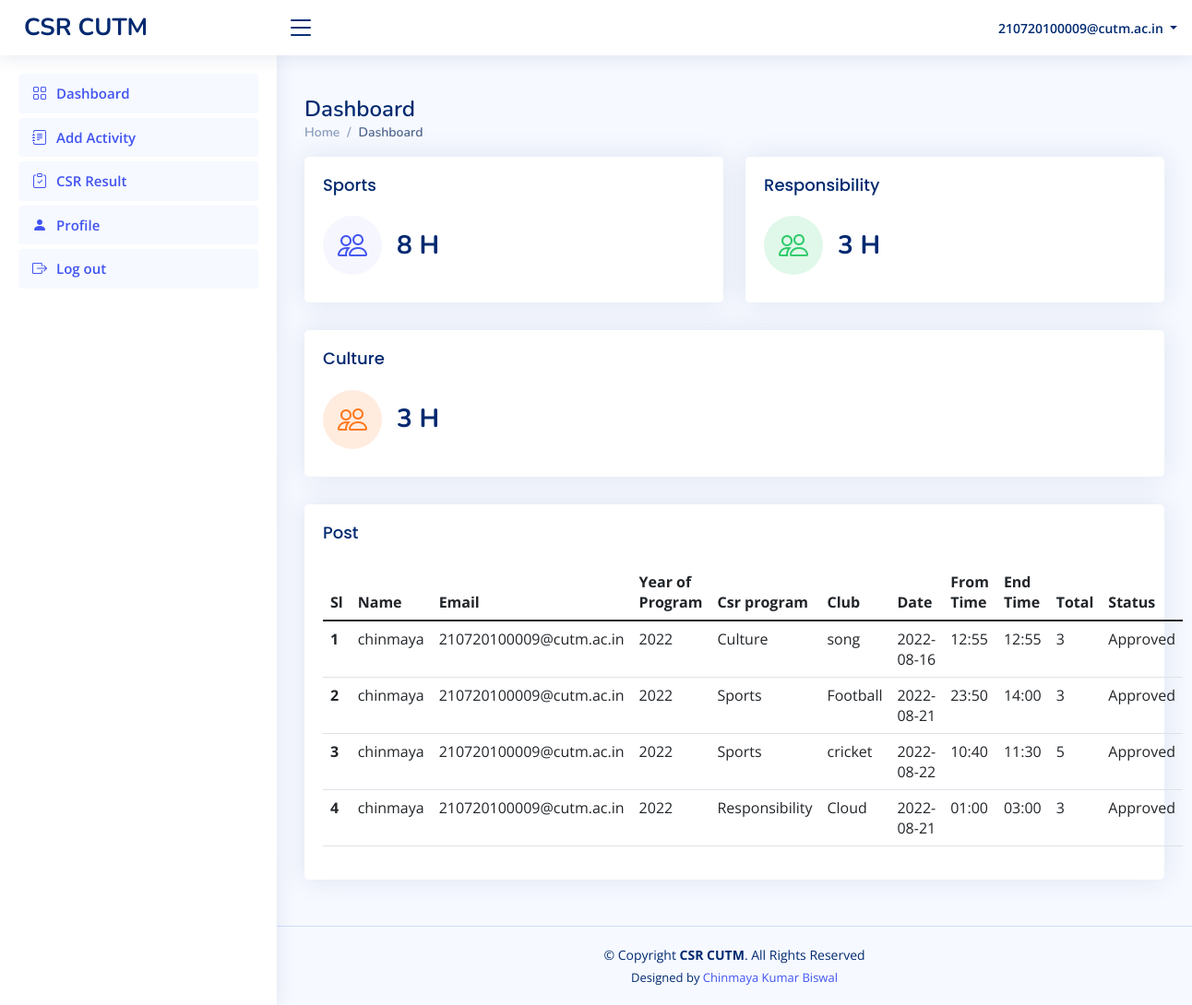
The app's page /adminlogin/student.php (signed in) with its own data.
### tables this page shows
CREATE TABLE `csrtimesheet` (
  `id` int(11) NOT NULL,
  `NameOfStd` varchar(255) NOT NULL,
  `emailOfStd` varchar(255) NOT NULL,
  `yearOfPr` varchar(255) NOT NULL,
  `csrPr` varchar(255) NOT NULL,
  `club` varchar(255) NOT NULL,
  `date` varchar(255) NOT NULL,
  `fromTime` varchar(255) NOT NULL,
  `endTime` varchar(255) NOT NULL,
  `totalTime` varchar(255) NOT NULL,
  `status` varchar(255) NOT NULL
);

### includes/function.php (called while the page is built, shortened)
<?php
    function getAllPost($db,$uemail){
        $query="SELECT * FROM csrtimesheet WHERE emailOfStd='$uemail' ORDER BY id DESC";
        $run=mysqli_query($db,$query);
        $data=array();
        while($d=mysqli_fetch_assoc($run)){
            $data[]=$d;
        }
        return $data;
    }
    function getStudentSports($db,$uemail){
        $query="SELECT SUM(totalTime) as totalTime FROM csrtimesheet WHERE emailOfStd='$uemail' AND csrPr='Sports'";
        $run=mysqli_query($db,$query);
        $data=mysqli_fetch_assoc($run);
        return $data['totalTime'];
    }
    function getStudentResponsibility($db,$uemail){
        $query="SELECT SUM(totalTime) as totalTime FROM csrtimesheet WHERE emailOfStd='$uemail' AND csrPr='Responsibility'";
        $run=mysqli_query($db,$query);
        $data=mysqli_fetch_assoc($run);
        return $data['totalTime'];
    }
    function getStudentCulture($db,$uemail){
        $query="SELECT SUM(totalTime) as totalTime FROM csrtimesheet WHERE emailOfStd='$uemail' AND csrPr='Culture'";
        $run=mysqli_query($db,$query);
        $data=mysqli_fetch_assoc($run);
        return $data['totalTime'];
    }
?>

### adminlogin/student.php (the view, shortened to what this page needs)
<?php
require('../includes/function.php');
$uemail=$_SESSION['email'];
$conn =mysqli_connect('localhost','root','','cutm_csr');
$uSports=getStudentSports($conn,$uemail);
$uResponsibility=getStudentResponsibility($conn,$uemail);
$uCulture=getStudentCulture($conn,$uemail);
  ?>
<!DOCTYPE html>
<html lang="en">
<head>
    <link href="assets/vendor/bootstrap/css/bootstrap.min.css" rel="stylesheet">
    <link href="assets/vendor/bootstrap-icons/bootstrap-icons.css" rel="stylesheet">
    <link href="assets/vendor/boxicons/css/boxicons.min.css" rel="stylesheet">
    <link href="assets/vendor/quill/quill.snow.css" rel="stylesheet">
    <link href="assets/vendor/quill/quill.bubble.css" rel="stylesheet">
    <link href="assets/vendor/remixicon/remixicon.css" rel="stylesheet">
    <link href="assets/vendor/simple-datatables/style.css" rel="stylesheet">
    <link href="assets/css/style.css" rel="stylesheet">
</head>
<body>
    <header id="header" class="header fixed-top d-flex align-items-center">
        <div class="d-flex align-items-center justify-content-between">
            <a href="student.php" class="logo d-flex align-items-center">
                <span class="d-none d-lg-block">CSR CUTM</span>
            </a>
            <i class="bi bi-list toggle-sidebar-btn"></i>
        </div>
        <nav class="header-nav ms-auto">
            <ul class="d-flex align-items-center">
                <li class="nav-item dropdown pe-3">
                    <a class="nav-link nav-profile d-flex align-items-center pe-0" href="#" data-bs-toggle="dropdown">
                        <span class="d-none d-md-block dropdown-toggle ps-2"><?=$uemail?></suserNamepan>
                    </a>
                </li>
            </ul>
        </nav>
    </header>
    <aside id="sidebar" class="sidebar">
        <ul class="sidebar-nav" id="sidebar-nav">
        <li class="nav-item">
            <a class="nav-link " href="student.php">
                <i class="bi bi-grid"></i>
                <span>Dashboard</span>
            </a>
        </li>
        <li class="nav-item">
            <a class="nav-link " href="generatereport.php">
                <i class="bi bi-journal-text"></i>
                <span>Add Activity</span>
            </a>
        </li>
           <li class="nav-item">
                <a class="nav-link " href="studentresult.php">
                    <i class="bi bi-clipboard-check"></i>
                    <span>CSR Result</span>
                </a>
            </li>
           <li class="nav-item">
                <a class="nav-link " href="prof.php">
                    <i class="bi bi-person-fill"></i>
                    <span>Profile</span>
                </a>
            </li>
           <li class="nav-item">
                <a class="nav-link " href="../includes/logout.php">
                    <i class="bi bi-box-arrow-right"></i>
                    <span>Log out</span>
                </a>
            </li>
        </ul>
    </aside>
    <main id="main" class="main">
        <div class="pagetitle">
            <h1>Dashboard</h1>
            <nav>
                <ol class="breadcrumb">
                    <li class="breadcrumb-item"><a href="student.php">Home</a></li>
                    <li class="breadcrumb-item active">Dashboard</li>
                </ol>
            </nav>
        </div>
        <section class="section dashboard">
            <div class="row">
                <div class="col-lg">
                    <div class="row">
                        <div class="col-xxl-4 col-md-6">
                            <div class="card info-card sales-card">
                                <div class="card-body">
                                    <h5 class="card-title">Sports</h5>
                                    <div class="d-flex align-items-center">
                                        <div
                                            class="card-icon rounded-circle d-flex align-items-center justify-content-center">
                                            <i class="bi bi-people"></i>
                                        </div>
                                        <div class="ps-3">
                                            <h6><?=$uSports?> H</h6>
                                        </div>
                                    </div>
                                </div>
                            </div>
                        </div>
                        <div class="col-xxl-4 col-md-6">
                            <div class="card info-card revenue-card">
                                <div class="card-body">
                                    <h5 class="card-title">Responsibility</h5>
                                    <div class="d-flex align-items-center">
                                        <div
                                            class="card-icon rounded-circle d-flex align-items-center justify-content-center">
                                            <i class="bi bi-people"></i>
                                        </div>
                                        <div class="ps-3">
                                            <h6><?=$uResponsibility?> H</h6>
                                        </div>
                                    </div>
                                </div>
                            </div>
                        </div>
                        <div class="col-xxl-4 col-xl-12">
                            <div class="card info-card customers-card">
                                <div class="card-body">
                                    <h5 class="card-title">Culture</h5>
                                    <div class="d-flex align-items-center">
                                        <div
                                            class="card-icon rounded-circle d-flex align-items-center justify-content-center">
                                            <i class="bi bi-people"></i>
                                        </div>
                                        <div class="ps-3">
                                            <h6><?=$uCulture?> H</h6>
                                        </div>
                                    </div>
                                </div>
                            </div>
                        </div>
                    </div>
                </div>
            </div>
        </section>
        <section class="section">
            <div class="row">
                <div class="col-lg-12">
                    <div class="card">
                        <div class="card-body">
                            <h5 class="card-title">Post</h5>
                            <table class="table datatable">
                                <thead>
                                    <tr>
                                        <th>Sl</th>
                                        <th scope="col">Name</th>
                                        <th scope="col">Email</th>
                                        <th scope="col-8">Year of Program</th>
                                        <th scope="col">Csr program</th>
                                        <th scope="col">Club</th>
                                        <th scope="col">Date</th>
                                        <th scope="col">From Time</th>
                                        <th scope="col">End Time</th>
                                        <th scope="col">Total</th>
                                        <th scope="col">Status</th>
                                    </tr>
                                </thead>
                                <tbody>
                                    <?php
                    $conn =mysqli_connect('localhost','root','','cutm_csr');
                    $posts=getAllPost($conn,$uemail);
                    $count=1;
                    foreach($posts as $post){
                    ?>
                                    <tr>
                                        <th scope="row"><?=$count?></th>
                                        <td><?=$post['NameOfStd']?></td>
                                        <td><?=$post['emailOfStd']?></td>
                                        <td><?=$post['yearOfPr']?></td>
                                        <td><?=$post['csrPr']?></td>
                                        <td><?=$post['club']?></td>
                                        <td><?=$post['date']?></td>
                                        <td><?=$post['fromTime']?></td>
                                        <td><?=$post['endTime']?></td>
                                        <td><?=$post['totalTime']?></td>
                                        <td><?=$post['status']?></td>
                                    </tr>
                                    <?php
                    $count++;
                  }
                  ?>
                                </tbody>
                            </table>
                        </div>
                    </div>
                </div>
            </div>
        </section>
    </main>
    <footer id="footer" class="footer">
        <div class="copyright">
            &copy; Copyright <strong><span>CSR CUTM</span></strong>. All Rights Reserved
        </div>
        <div class="credits">
            Designed by <a href="https://chinmayakumarbiswal.in/">Chinmaya Kumar Biswal</a>
        </div>
    </footer>
</body>
</html>

### adminlogin/assets/css/style.css (style rules this page uses)
:root { scroll-behavior: smooth; }
body { font-family: "Open Sans", sans-serif; background: #f6f9ff; color: #444444; }
a { color: #4154f1; text-decoration: none; }
h1, h2, h3, h4, h5, h6 { font-family: "Nunito", sans-serif; }
#main { margin-top: 60px; padding: 20px 30px; transition: all 0.3s; }
.pagetitle { margin-bottom: 10px; }
.pagetitle h1 { font-size: 24px; margin-bottom: 0; font-weight: 600; color: #012970; }
.card { margin-bottom: 30px; border: none; border-radius: 5px; box-shadow: 0px 0 30px rgba(1, 41, 112, 0.1); }
.card-title { padding: 20px 0 15px 0; font-size: 18px; font-weight: 500; color: #012970; font-family: "Poppins", sans-serif; }
.card-body { padding: 0 20px 20px 20px; }
.breadcrumb { font-size: 14px; font-family: "Nunito", sans-serif; color: #899bbd; font-weight: 600; }
.breadcrumb a { color: #899bbd; transition: 0.3s; }
.breadcrumb .breadcrumb-item::before { color: #899bbd; }
.breadcrumb .active { color: #51678f; font-weight: 600; }
.logo { line-height: 1; }
@media (min-width: 1200px) { .logo { width: 280px; } }
.logo span { font-size: 26px; font-weight: 700; color: #012970; font-family: "Nunito", sans-serif; }
.header { transition: all 0.5s; z-index: 997; height: 60px; box-shadow: 0px 2px 20px rgba(1, 41, 112, 0.1); background-color: #fff; padding-left: 20px; }
.header .toggle-sidebar-btn { font-size: 32px; padding-left: 10px; cursor: pointer; color: #012970; }
.header-nav ul { list-style: none; }
.header-nav > ul { margin: 0; padding: 0; }
.header-nav .nav-profile { color: #012970; }
.header-nav .nav-profile span { font-size: 14px; font-weight: 600; }
.sidebar { position: fixed; top: 60px; left: 0; bottom: 0; width: 300px; z-index: 996; transition: all 0.3s; padding: 20px; overflow-y: auto; scrollbar-width: thin; scrollbar-color: #aab7cf transparent; box-shadow: 0px 0px 20px rgba(1, 41, 112, 0.1); background-color: #fff; }
@media (min-width: 1200px) { #main, #footer { margin-left: 300px; } }
.sidebar-nav { padding: 0; margin: 0; list-style: none; }
.sidebar-nav li { padding: 0; margin: 0; list-style: none; }
.sidebar-nav .nav-item { margin-bottom: 5px; }
.sidebar-nav .nav-link { display: flex; align-items: center; font-size: 15px; font-weight: 600; color: #4154f1; transition: 0.3; background: #f6f9ff; padding: 10px 15px; border-radius: 4px; }
.sidebar-nav .nav-link i { font-size: 16px; margin-right: 10px; color: #4154f1; }
.dashboard .info-card { padding-bottom: 10px; }
.dashboard .info-card h6 { font-size: 28px; color: #012970; font-weight: 700; margin: 0; padding: 0; }
.dashboard .card-icon { font-size: 32px; line-height: 0; width: 64px; height: 64px; flex-shrink: 0; flex-grow: 0; }
.dashboard .sales-card .card-icon { color: #4154f1; background: #f6f6fe; }
.dashboard .revenue-card .card-icon { color: #2eca6a; background: #e0f8e9; }
.dashboard .customers-card .card-icon { color: #ff771d; background: #ffecdf; }
.footer { padding: 20px 0; font-size: 14px; transition: all 0.3s; border-top: 1px solid #cddfff; }
.footer .copyright { text-align: center; color: #012970; }
.footer .credits { padding-top: 5px; text-align: center; font-size: 13px; color: #012970; }

### records on screen
csrtimesheet: NameOfStd "chinmaya", emailOfStd "210720100009@cutm.ac.in", yearOfPr "2022", csrPr "Culture", club "song", date "2022-08-16", fromTime "12:55", endTime "12:55", totalTime "3", status "Approved"
csrtimesheet: NameOfStd "chinmaya", emailOfStd "210720100009@cutm.ac.in", yearOfPr "2022", csrPr "Sports", club "Football", date "2022-08-21", fromTime "23:50", endTime "14:00", totalTime "3", status "Approved"
csrtimesheet: NameOfStd "chinmaya", emailOfStd "210720100009@cutm.ac.in", yearOfPr "2022", csrPr "Sports", club "cricket", date "2022-08-22", fromTime "10:40", endTime "11:30", totalTime "5", status "Approved"
csrtimesheet: NameOfStd "chinmaya", emailOfStd "210720100009@cutm.ac.in", yearOfPr "2022", csrPr "Responsibility", club "Cloud", date "2022-08-21", fromTime "01:00", endTime "03:00", totalTime "3", status "Approved"

### other values on screen
$uemail "210720100009@cutm.ac.in"
$uSports "8"
$uResponsibility "3"
$uCulture "3"
